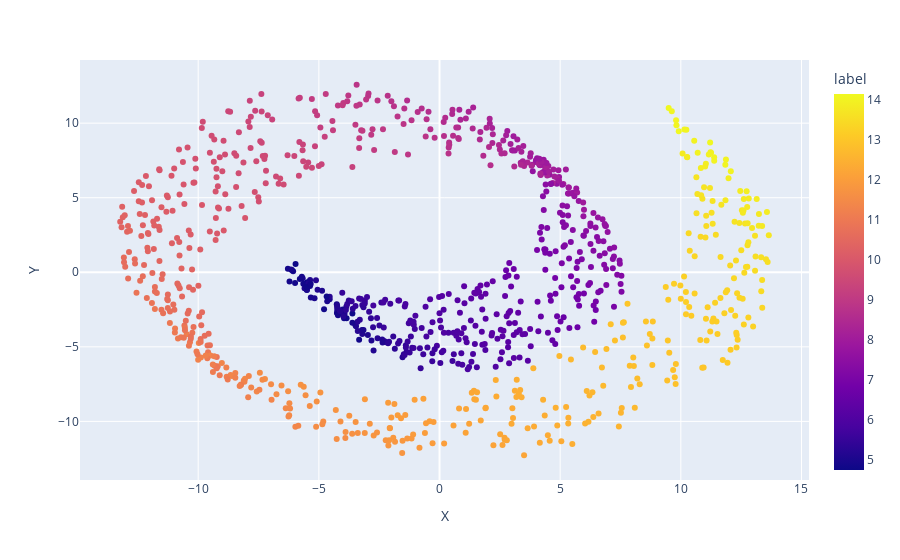

Source (notebook cell):
### Code cell
df_2 = pd.DataFrame(np.c_[X2D, t], columns=["X","Y","label"])
px.scatter(df_2, x="X",y="Y",color="label")

### Figure 1 — Plotly figure (JSON) as saved in the notebook; plotly's stock layout.template omitted (floating-point values rounded to 4 significant figures; data arrays with more than 128 entries replaced by an {"elided": "..."} marker saying what was removed)
{"data": [{"hoverlabel": {"namelength": 0}, "hovertemplate": "X=%{x}<br>Y=%{y}<br>label=%{marker.color}", "legendgroup": "", "marker": {"color": {"elided": "1000 float values"}, "coloraxis": "coloraxis", "symbol": "circle"}, "mode": "markers", "name": "", "showlegend": false, "type": "scatter", "x": {"elided": "1000 float values"}, "xaxis": "x", "y": {"elided": "1000 float values"}, "yaxis": "y"}], "layout": {"coloraxis": {"colorbar": {"title": {"text": "label"}}, "colorscale": [[0, "#0d0887"], [0.1111, "#46039f"], [0.2222, "#7201a8"], [0.3333, "#9c179e"], [0.4444, "#bd3786"], [0.5556, "#d8576b"], [0.6667, "#ed7953"], [0.7778, "#fb9f3a"], [0.8889, "#fdca26"], [1, "#f0f921"]]}, "legend": {"tracegroupgap": 0}, "margin": {"t": 60}, "xaxis": {"anchor": "y", "domain": [0, 1], "title": {"text": "X"}}, "yaxis": {"anchor": "x", "domain": [0, 1], "title": {"text": "Y"}}}}
